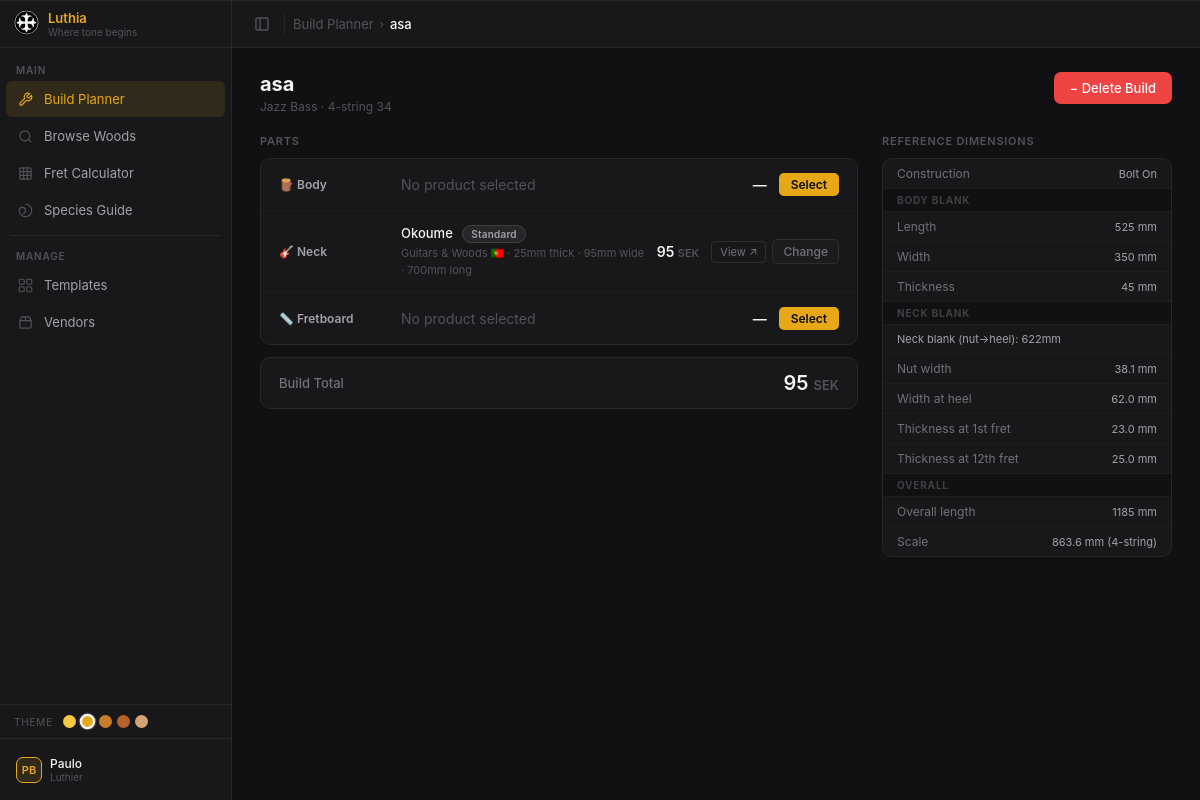
Screenshot of /builds/7 with the database file from the repository.
### models.py (models this page shows, shortened)
class Build(db.Model):
    __tablename__ = 'builds'
    build_id    = db.Column(db.Integer, primary_key=True)
    name        = db.Column(db.String(150), nullable=False)
    template_id = db.Column(db.Integer, db.ForeignKey('instrument_templates.template_id'),
                             nullable=False)
    variant_id  = db.Column(db.Integer, db.ForeignKey('template_variants.variant_id'),
                             nullable=False)
    notes       = db.Column(db.Text)
    total_price = db.Column(db.Float)          # cached sum, recomputed on save
    created_at  = db.Column(db.DateTime, default=datetime.utcnow)
    updated_at  = db.Column(db.DateTime, default=datetime.utcnow, onupdate=datetime.utcnow)
    template = db.relationship('InstrumentTemplate', back_populates='builds')
    variant  = db.relationship('TemplateVariant',    back_populates='builds')
    parts    = db.relationship('BuildPart', back_populates='build',
                               cascade='all, delete-orphan')

class InstrumentTemplate(db.Model):
    __tablename__ = 'instrument_templates'
    template_id     = db.Column(db.Integer, primary_key=True)
    name            = db.Column(db.String(100), unique=True, nullable=False)
    instrument_type = db.Column(db.String(50), default='bass')  # 'bass', 'guitar' etc.
    notes           = db.Column(db.Text)
    created_at      = db.Column(db.DateTime, default=datetime.utcnow)
    variants = db.relationship('TemplateVariant', back_populates='template',
                               cascade='all, delete-orphan')
    builds   = db.relationship('Build', back_populates='template')

class TemplateVariant(db.Model):
    __tablename__ = 'template_variants'
    variant_id    = db.Column(db.Integer, primary_key=True)
    template_id   = db.Column(db.Integer, db.ForeignKey('instrument_templates.template_id'),
                               nullable=False)
    label         = db.Column(db.String(100), nullable=False)  # e.g. '4-string 34"'
    strings       = db.Column(db.Integer, nullable=False, default=4)
    scale_mm      = db.Column(db.Float, nullable=False, default=864.0)  # 34" = 863.6 mm
    body_length_mm    = db.Column(db.Float)
    body_width_mm     = db.Column(db.Float)
    body_thickness_mm = db.Column(db.Float)
    neck_length_mm        = db.Column(db.Float)  # bolt-on: nut to heel
    neck_length_thru_mm   = db.Column(db.Float)  # neck-through: nut to body tail
    neck_thickness_1f_mm  = db.Column(db.Float)  # thickness at 1st fret
    neck_thickness_12f_mm = db.Column(db.Float)  # thickness at 12th fret
    nut_width_mm          = db.Column(db.Float)
    neck_width_heel_mm    = db.Column(db.Float)  # width at heel / 24th fret end
    headstock_length_mm = db.Column(db.Float)
    headstock_width_mm  = db.Column(db.Float)
    overall_length_mm = db.Column(db.Float)
    construction = db.Column(db.String(20), default='bolt-on')  # 'bolt-on' or 'neck-through'
    has_top      = db.Column(db.Boolean, default=False)
    created_at = db.Column(db.DateTime, default=datetime.utcnow)
    template = db.relationship('InstrumentTemplate', back_populates='variants')
    builds   = db.relationship('Build', back_populates='variant')

class Grade(db.Model):
    __tablename__ = 'grades'
    grade_id = db.Column(db.Integer, primary_key=True)
    name = db.Column(db.String(20), unique=True, nullable=False)
    sort_order = db.Column(db.Integer)
    products = db.relationship('Product', back_populates='grade')

### app.py (the view)
@app.route('/builds/<int:build_id>')
def builds_detail(build_id):
    build = Build.query.get_or_404(build_id)
    variant = build.variant
    parts_html = ''
    total = 0.0
    role_icons = {'body': '🪵', 'neck': '🎸', 'fretboard': '📏', 'top': '✨'}
    for part in build.parts:
        role_label = part.role.capitalize()
        icon = role_icons.get(part.role, '•')
        if part.product_id and part.product:
            p = part.product
            species = p.species.commercial_name or p.species.scientific_name
            vendor  = p.vendor.name
            flag    = VENDOR_FLAGS.get(p.vendor.country, '')
            price   = p.price
            total  += price
            dims_parts = []
            if p.thickness_mm: dims_parts.append(f'{p.thickness_mm:.0f}mm thick')
            if p.width_mm:     dims_parts.append(f'{p.width_mm:.0f}mm wide')
            if p.length_mm:    dims_parts.append(f'{p.length_mm:.0f}mm long')
            dims_str = ' · '.join(dims_parts) if dims_parts else 'dimensions not specified'
            warn_html = ''
            if part.thickness_warning:
                warn_html = '<div class="part-warning">⚠ Combined body + top thickness exceeds 45mm — body may need planing</div>'
            if part.dims_unverified:
                warn_html += '<div class="part-notice">ℹ Dimensions not specified by vendor — verify suitability before ordering</div>'
            link_html = f'<a href="{p.product_url}" target="_blank" class="view-link" style="font-size:11px;">View ↗</a>' if p.product_url else ''
            grade_html = f'<span class="badge-grade">{p.grade.name}</span>' if p.grade else ''
            parts_html += f"""
<div class="part-row">
  <div class="part-role">{icon} {role_label}</div>
  <div class="part-detail">
    <div class="part-species">{species} {grade_html}</div>
    <div class="part-meta">{vendor} {flag} · {dims_str}</div>
    {warn_html}
  </div>
  <div class="part-price">{price:,.0f} <span style="color:#52525b;font-size:11px;">SEK</span></div>
  <div class="part-actions">
    {link_html}
    <button class="btn-sm" onclick="openPicker('{part.role}', {part.part_id})">Change</button>
  </div>
</div>"""
        else:
            parts_html += f"""
<div class="part-row part-empty">
  <div class="part-role">{icon} {role_label}</div>
  <div class="part-detail" style="color:#52525b;">No product selected</div>
  <div class="part-price">—</div>
  <div class="part-actions">
    <button class="btn-select" onclick="openPicker('{part.role}', {part.part_id})">Select</button>
  </div>
</div>"""
    ref = variant
    construction_label = ref.construction.replace('-', ' ').title()
    neck_len = ref.neck_length_thru_mm if ref.construction == 'neck-through' else ref.neck_length_mm
    neck_label = f"Neck-thru blank: {neck_len:.0f}mm" if ref.construction == 'neck-through' else f"Neck blank (nut→heel): {neck_len:.0f}mm"
    case_warn = ''
    if ref.overall_length_mm and ref.overall_length_mm > 1250:
        case_warn = ' <span style="color:#f59e0b;" title="Exceeds standard case length of 1250mm">⚠</span>'
    if ref.body_width_mm and ref.body_width_mm > 380:
        case_warn += ' <span style="color:#f59e0b;" title="Exceeds standard case width of 380mm">⚠</span>'
    return render_template('builds/detail.html',
        build=build,
        variant=variant,
        parts_html=parts_html,
        total_str=f'{total:,.0f}',
        ref=ref,
        construction_label=construction_label,
        neck_label=neck_label,
        case_warn=case_warn,
        active_nav='builds',
        breadcrumb=[('Build Planner', '/builds'), (build.name, None)],
        page_title=f'Luthia · Build · {build.name}',
    )

### templates/builds/detail.html (shortened to what this page needs)
{% extends 'base.html' %}
{% block extra_css %}
<link rel="stylesheet" href="/static/builds.css">
{% endblock %}
{% block content %}
<div class="builds-wrap build-detail-grid">
  <div>
    <div class="page-title-bar">
      <div>
        <div class="page-title">{{ build.name }}</div>
        <div class="page-title-sub">{{ build.template.name }} · {{ variant.label }}</div>
      </div>
    </div>
    <div class="section-label">Parts</div>
    <div class="parts-list">
      {{ parts_html | safe }}
    </div>
    <div class="total-bar">
      <span>Build Total</span>
      <span class="total-price">{{ total_str }} <span style="color:#52525b;font-size:13px;">SEK</span></span>
    </div>
  </div>
  <div>
    <div class="page-title-bar" style="justify-content:flex-end;">
      <button class="btn-delete-build" onclick="deleteBuild({{ build.build_id }})">&#8722; Delete Build</button>
    </div>
    <div class="section-label">Reference Dimensions</div>
    <div class="ref-panel">
      <div class="ref-row"><span>Construction</span><span>{{ construction_label }}</span></div>
      <div class="ref-row ref-section">Body Blank</div>
      <div class="ref-row"><span>Length</span><span>{{ "%.0f" % ref.body_length_mm }} mm</span></div>
      <div class="ref-row"><span>Width</span><span>{{ "%.0f" % ref.body_width_mm }} mm</span></div>
      <div class="ref-row"><span>Thickness</span><span>{{ "%.0f" % ref.body_thickness_mm }} mm</span></div>
      <div class="ref-row ref-section">Neck Blank</div>
      <div class="ref-row"><span>{{ neck_label }}</span></div>
      <div class="ref-row"><span>Nut width</span><span>{{ "%.1f" % ref.nut_width_mm }} mm</span></div>
      <div class="ref-row"><span>Width at heel</span><span>{{ "%.1f" % ref.neck_width_heel_mm }} mm</span></div>
      <div class="ref-row"><span>Thickness at 1st fret</span><span>{{ "%.1f" % ref.neck_thickness_1f_mm }} mm</span></div>
      <div class="ref-row"><span>Thickness at 12th fret</span><span>{{ "%.1f" % ref.neck_thickness_12f_mm }} mm</span></div>
      <div class="ref-row ref-section">Overall</div>
      <div class="ref-row"><span>Overall length</span><span>{{ "%.0f" % ref.overall_length_mm }} mm {{ case_warn | safe }}</span></div>
      <div class="ref-row"><span>Scale</span><span>{{ "%.1f" % ref.scale_mm }} mm ({{ ref.strings }}-string)</span></div>
    </div>
  </div>
</div>
{% endblock %}

### templates/base.html (shortened to what this page needs)
<!DOCTYPE html>
<html lang="en" data-sidebar="expanded">
<head>
  <link rel="stylesheet" href="/static/tonewood-dark.css">
  {% block extra_css %}{% endblock %}
</head>
<body>
<aside class="sidebar">
  <div class="sidebar-header">
    <span class="brand-icon"><img src="../static/luthia-logo.svg" width="25" height="25" alt="Luthia Logo"/></span>
    <div class="brand-text">
      <div class="brand-name">Luthia</div>
      <div class="brand-sub">Where tone begins</div>
    </div>
  </div>
  <div class="sidebar-content">
    <div class="nav-group">
      <div class="nav-group-label">Main</div>
      <a class="nav-item{% if active_nav == 'builds' %} nav-item--active{% endif %}"
         href="/builds" data-tooltip="Build Planner">
        <span class="nav-icon">
          <svg width="15" height="15" viewBox="0 0 24 24" fill="none" stroke="currentColor" stroke-width="1.8">
            <path d="M14.7 6.3a1 1 0 0 0 0 1.4l1.6 1.6a1 1 0 0 0 1.4 0l3.77-3.77a6 6 0 0 1-7.94 7.94l-6.91 6.91a2.12 2.12 0 0 1-3-3l6.91-6.91a6 6 0 0 1 7.94-7.94l-3.76 3.76z"/>
          </svg>
        </span>
        <span class="nav-label">Build Planner</span>
      </a>
      <a class="nav-item{% if active_nav == 'browse' %} nav-item--active{% endif %}"
         href="/browse" data-tooltip="Browse Woods">
        <span class="nav-icon">
          <svg width="15" height="15" viewBox="0 0 24 24" fill="none" stroke="currentColor" stroke-width="1.8">
            <circle cx="11" cy="11" r="8"/><path d="m21 21-4.35-4.35"/>
          </svg>
        </span>
        <span class="nav-label">Browse Woods</span>
      </a>
      <a class="nav-item{% if active_nav == 'fret' %} nav-item--active{% endif %}"
         href="#" data-tooltip="Fret Calculator">
        <span class="nav-icon">
          <svg width="15" height="15" viewBox="0 0 24 24" fill="none" stroke="currentColor" stroke-width="1.8">
            <rect width="18" height="18" x="3" y="3" rx="2"/>
            <path d="M3 9h18M3 15h18M9 3v18M15 3v18"/>
          </svg>
        </span>
        <span class="nav-label">Fret Calculator</span>
      </a>
      <a class="nav-item{% if active_nav == 'species' %} nav-item--active{% endif %}"
         href="#" data-tooltip="Species Guide">
        <span class="nav-icon">
          <svg width="15" height="15" viewBox="0 0 24 24" fill="none" stroke="currentColor" stroke-width="1.8">
            <path d="M12 2a10 10 0 0 1 10 10c0 5.52-4.48 10-10 10S2 17.52 2 12c0-2.76 2.24-5 5-5s5 2.24 5 5-2.24 5-5 5"/>
          </svg>
        </span>
        <span class="nav-label">Species Guide</span>
      </a>
    </div>
    <div class="nav-divider"></div>
    <div class="nav-group">
      <div class="nav-group-label">Manage</div>
      <a class="nav-item{% if active_nav == 'templates' %} nav-item--active{% endif %}"
         href="/templates" data-tooltip="Templates">
        <span class="nav-icon">
          <svg width="15" height="15" viewBox="0 0 24 24" fill="none" stroke="currentColor" stroke-width="1.8">
            <rect width="8" height="8" x="2" y="2" rx="2"/><rect width="8" height="8" x="14" y="2" rx="2"/>
            <rect width="8" height="8" x="14" y="14" rx="2"/><rect width="8" height="8" x="2" y="14" rx="2"/>
          </svg>
        </span>
        <span class="nav-label">Templates</span>
      </a>
      <a class="nav-item{% if active_nav == 'vendors' %} nav-item--active{% endif %}"
         href="#" data-tooltip="Vendors">
        <span class="nav-icon">
          <svg width="15" height="15" viewBox="0 0 24 24" fill="none" stroke="currentColor" stroke-width="1.8">
            <path d="M3 9h18v10a2 2 0 0 1-2 2H5a2 2 0 0 1-2-2V9Z"/>
            <path d="m3 9 2.45-4.9A2 2 0 0 1 7.24 3h9.52a2 2 0 0 1 1.8 1.1L21 9"/>
            <path d="M12 3v6"/>
          </svg>
        </span>
        <span class="nav-label">Vendors</span>
      </a>
    </div>
  </div>
  <div class="theme-switcher">
    <span class="theme-switcher-label">Theme</span>
    <div class="theme-swatches">
      <button class="theme-swatch" data-theme="beeswax" style="--swatch-color:#f5c842" title="Beeswax" aria-label="Beeswax theme"></button>
      <button class="theme-swatch" data-theme="amber"    style="--swatch-color:#e6a817" title="Amber"    aria-label="Amber theme"></button>
      <button class="theme-swatch" data-theme="maple"    style="--swatch-color:#c97c2a" title="Maple"    aria-label="Maple theme"></button>
      <button class="theme-swatch" data-theme="mahogany" style="--swatch-color:#b5622a" title="Mahogany" aria-label="Mahogany theme"></button>
      <button class="theme-swatch" data-theme="spruce"   style="--swatch-color:#d4a574" title="Spruce"   aria-label="Spruce theme"></button>
    </div>
  </div>
  <div class="sidebar-footer">
    <div class="sidebar-footer-inner">
      <div class="footer-avatar">PB</div>
      <div class="footer-info">
        <div class="footer-name">Paulo</div>
        <div class="footer-role">Luthier</div>
      </div>
    </div>
  </div>
</aside>
<div class="main-area">
  <header class="site-header">
    <button class="sidebar-trigger" id="sidebar-trigger" title="Toggle sidebar (Ctrl+B)">
      <svg width="16" height="16" viewBox="0 0 24 24" fill="none" stroke="currentColor" stroke-width="2">
        <rect width="18" height="18" x="3" y="3" rx="2"/><path d="M9 3v18"/>
      </svg>
    </button>
    <nav class="site-breadcrumb">
      {% for label, url in breadcrumb %}
        {% if not loop.last %}
          <span class="breadcrumb-item"><a href="{{ url }}">{{ label }}</a></span>
          <span class="breadcrumb-sep">›</span>
        {% else %}
          <span class="breadcrumb-current">{{ label }}</span>
        {% endif %}
      {% endfor %}
    </nav>
  </header>
  <div class="page-content">
    {% block content %}{% endblock %}
  </div>
</div>
</body>
</html>

### rows the page displays
Build: name "asa"
InstrumentTemplate: template.name "Jazz Bass"
TemplateVariant: label "4-string 34", body_length_mm "525", body_width_mm "350", body_thickness_mm "45", nut_width_mm "38.1", neck_width_heel_mm "62.0", neck_thickness_1f_mm "23.0", neck_thickness_12f_mm "25.0", overall_length_mm "1185", scale_mm "863.6", strings "4"
Grade: name "🪵 Body No product selected — Select 🎸 Neck Okoume Standard Guitars & Woods 🇵🇹 · 25mm thick · 95mm wide · 700mm long 95 SEK View ↗ Change 📏 Fretboard No product selected — Select"

### other values shown
{{ label }} "Build Planner"
{{ total_str }} "95"
{{ construction_label }} "Bolt On"
{{ neck_label }} "Neck blank (nut→heel): 622mm"
